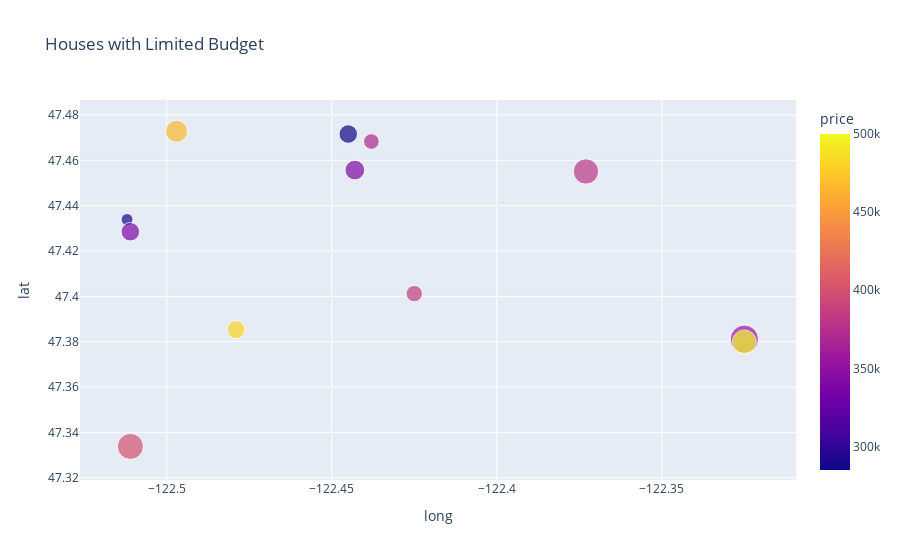

Notebook cell for this chart:
### Markdown cell above
Seeing now the price range of all the houses with waterfront access, we can see that the main part of the houses have a price range from 825k $US and 2.3M $US. 

There are also waterfront houses that are between 285k and 500k and so defined do not require high budget.

Assuming that 500k $US for a house is limited budget for a Dad with kids (that are still playing) who could be in his 30s to 40s.

Let's have a look at all the houses that are in the limited budget range.

### Code cell
limited_budget_waterfront = df_waterfront[df_waterfront["price"] <= 500000]

fig = px.scatter(limited_budget_waterfront, x='long', y='lat', color='price',
                 size='sqft_living', hover_data=['zipcode'],
                 title='Houses with Limited Budget',
                 labels={'Price': 'House Price', 'Sqft_living': 'Living Area'})

fig.show()

### Figure 1 — Plotly figure (JSON) as saved in the notebook; plotly's stock layout.template omitted (floating-point values rounded to 4 significant figures)
{"data": [{"customdata": [[98070], [98070], [98070], [98070], [98070], [98198], [98198], [98070], [98070], [98070], [98166], [98070]], "hovertemplate": "long=%{x}<br>lat=%{y}<br>sqft_living=%{marker.size}<br>zipcode=%{customdata[0]}<br>price=%{marker.color}<extra></extra>", "legendgroup": "", "marker": {"color": [369900, 290000, 480000, 340000, 400000, 357000, 500000, 465000, 340000, 285000, 380000, 385000], "coloraxis": "coloraxis", "size": [760, 440, 1008, 1060, 2090, 2460, 1760, 1494, 1200, 1060, 1980, 830], "sizemode": "area", "sizeref": 6.15, "symbol": "circle"}, "mode": "markers", "name": "", "orientation": "v", "showlegend": false, "type": "scatter", "x": [-122.4, -122.5, -122.5, -122.5, -122.5, -122.3, -122.3, -122.5, -122.4, -122.4, -122.4, -122.4], "xaxis": "x", "y": [47.47, 47.43, 47.39, 47.43, 47.33, 47.38, 47.38, 47.47, 47.46, 47.47, 47.46, 47.4], "yaxis": "y"}], "layout": {"coloraxis": {"colorbar": {"title": {"text": "price"}}, "colorscale": [[0, "#0d0887"], [0.1111, "#46039f"], [0.2222, "#7201a8"], [0.3333, "#9c179e"], [0.4444, "#bd3786"], [0.5556, "#d8576b"], [0.6667, "#ed7953"], [0.7778, "#fb9f3a"], [0.8889, "#fdca26"], [1, "#f0f921"]]}, "legend": {"itemsizing": "constant", "tracegroupgap": 0}, "title": {"text": "Houses with Limited Budget"}, "xaxis": {"anchor": "y", "domain": [0, 1], "title": {"text": "long"}}, "yaxis": {"anchor": "x", "domain": [0, 1], "title": {"text": "lat"}}}}
